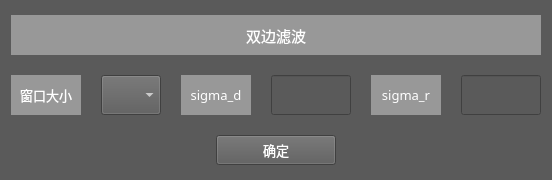
<?xml version="1.0" encoding="UTF-8"?>
<ui version="4.0">
 <class>bilateralFilter</class>
 <widget class="QWidget" name="bilateralFilter">
  <property name="geometry">
   <rect>
    <x>0</x>
    <y>0</y>
    <width>550</width>
    <height>180</height>
   </rect>
  </property>
  <property name="windowTitle">
   <string>Form</string>
  </property>
  <property name="styleSheet">
   <string notr="true">background-color: rgb(90, 90, 90);
color: rgb(255, 255, 255);</string>
  </property>
  <layout class="QGridLayout" name="gridLayout">
   <item row="0" column="0">
    <layout class="QVBoxLayout" name="verticalLayout">
     <property name="spacing">
      <number>20</number>
     </property>
     <item>
      <widget class="QLabel" name="label_3">
       <property name="sizePolicy">
        <sizepolicy hsizetype="Expanding" vsizetype="Expanding">
         <horstretch>0</horstretch>
         <verstretch>0</verstretch>
        </sizepolicy>
       </property>
       <property name="minimumSize">
        <size>
         <width>0</width>
         <height>40</height>
        </size>
       </property>
       <property name="maximumSize">
        <size>
         <width>16777215</width>
         <height>40</height>
        </size>
       </property>
       <property name="font">
        <font>
         <family>Adobe 黑体 Std R</family>
         <pointsize>11</pointsize>
        </font>
       </property>
       <property name="styleSheet">
        <string notr="true">background-color: rgb(152, 152, 152);</string>
       </property>
       <property name="text">
        <string>双边滤波</string>
       </property>
       <property name="alignment">
        <set>Qt::AlignCenter</set>
       </property>
      </widget>
     </item>
     <item>
      <layout class="QHBoxLayout" name="horizontalLayout">
       <item>
        <widget class="QLabel" name="label">
         <property name="minimumSize">
          <size>
           <width>70</width>
           <height>30</height>
          </size>
         </property>
         <property name="maximumSize">
          <size>
           <width>16777215</width>
           <height>40</height>
          </size>
         </property>
         <property name="font">
          <font>
           <family>Adobe 黑体 Std R</family>
           <pointsize>10</pointsize>
          </font>
         </property>
         <property name="styleSheet">
          <string notr="true">background-color: rgb(152, 152, 152);</string>
         </property>
         <property name="text">
          <string>窗口大小</string>
         </property>
         <property name="alignment">
          <set>Qt::AlignCenter</set>
         </property>
        </widget>
       </item>
       <item>
        <widget class="QComboBox" name="windowsize">
         <property name="minimumSize">
          <size>
           <width>60</width>
           <height>30</height>
          </size>
         </property>
         <property name="maximumSize">
          <size>
           <width>60</width>
           <height>40</height>
          </size>
         </property>
        </widget>
       </item>
       <item>
        <widget class="QLabel" name="label_2">
         <property name="minimumSize">
          <size>
           <width>70</width>
           <height>30</height>
          </size>
         </property>
         <property name="maximumSize">
          <size>
           <width>16777215</width>
           <height>40</height>
          </size>
         </property>
         <property name="font">
          <font>
           <family>Adobe 黑体 Std R</family>
           <pointsize>10</pointsize>
          </font>
         </property>
         <property name="styleSheet">
          <string notr="true">background-color: rgb(152, 152, 152);</string>
         </property>
         <property name="text">
          <string>sigma_d</string>
         </property>
         <property name="alignment">
          <set>Qt::AlignCenter</set>
         </property>
        </widget>
       </item>
       <item>
        <widget class="QLineEdit" name="sigd">
         <property name="minimumSize">
          <size>
           <width>80</width>
           <height>30</height>
          </size>
         </property>
         <property name="maximumSize">
          <size>
           <width>80</width>
           <height>40</height>
          </size>
         </property>
        </widget>
       </item>
       <item>
        <widget class="QLabel" name="label_4">
         <property name="minimumSize">
          <size>
           <width>70</width>
           <height>30</height>
          </size>
         </property>
         <property name="maximumSize">
          <size>
           <width>16777215</width>
           <height>40</height>
          </size>
         </property>
         <property name="font">
          <font>
           <family>Adobe 黑体 Std R</family>
           <pointsize>10</pointsize>
          </font>
         </property>
         <property name="styleSheet">
          <string notr="true">background-color: rgb(152, 152, 152);</string>
         </property>
         <property name="text">
          <string>sigma_r</string>
         </property>
         <property name="alignment">
          <set>Qt::AlignCenter</set>
         </property>
        </widget>
       </item>
       <item>
        <widget class="QLineEdit" name="sigr">
         <property name="minimumSize">
          <size>
           <width>80</width>
           <height>30</height>
          </size>
         </property>
         <property name="maximumSize">
          <size>
           <width>80</width>
           <height>40</height>
          </size>
         </property>
        </widget>
       </item>
      </layout>
     </item>
     <item>
      <layout class="QHBoxLayout" name="horizontalLayout_2">
       <item>
        <widget class="QPushButton" name="ok">
         <property name="sizePolicy">
          <sizepolicy hsizetype="Expanding" vsizetype="Expanding">
           <horstretch>0</horstretch>
           <verstretch>0</verstretch>
          </sizepolicy>
         </property>
         <property name="minimumSize">
          <size>
           <width>120</width>
           <height>25</height>
          </size>
         </property>
         <property name="maximumSize">
          <size>
           <width>120</width>
           <height>30</height>
          </size>
         </property>
         <property name="font">
          <font>
           <family>Adobe 黑体 Std R</family>
           <pointsize>10</pointsize>
          </font>
         </property>
         <property name="text">
          <string>确定</string>
         </property>
        </widget>
       </item>
      </layout>
     </item>
    </layout>
   </item>
  </layout>
 </widget>
 <resources/>
 <connections/>
</ui>
